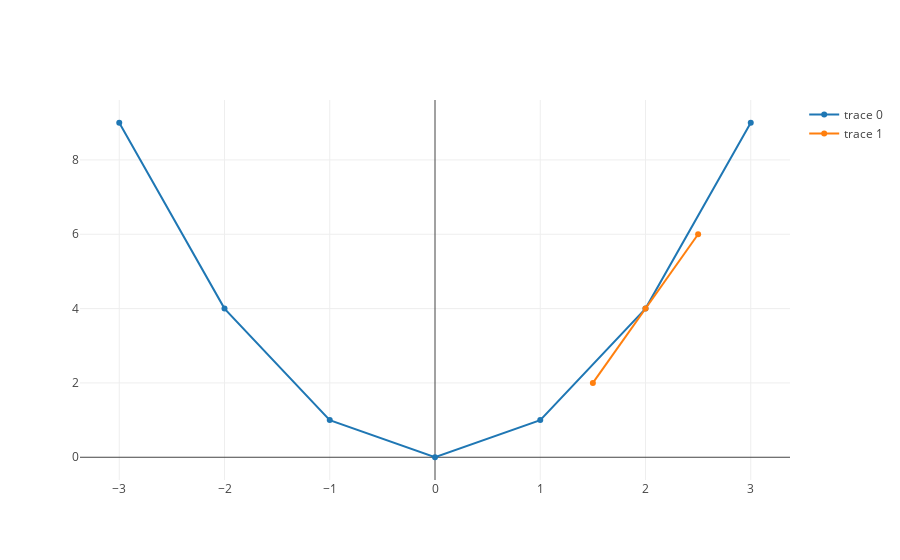

The notebook cell saved with this chart:
### Markdown cell above
One again, we encourage you to with the values of the function.  See that the line becomes more tangential as the value of delta approaches zero.

### Code cell
tangent_at_five_trace = tangent_line_delta(x_squared, 2, line_length = 1, delta = .001)
plot([x_squared_trace, tangent_at_five_trace])

### Figure 1 — Plotly figure (JSON) as saved in the notebook; plotly's stock layout.template omitted (floating-point values rounded to 4 significant figures)
{"data": [{"x": [-3, -2, -1, 0, 1, 2, 3], "y": [9, 4, 1, 0, 1, 4, 9]}, {"x": [1.5, 2, 2.5], "y": [1.999, 4, 6.001]}], "layout": {}}
